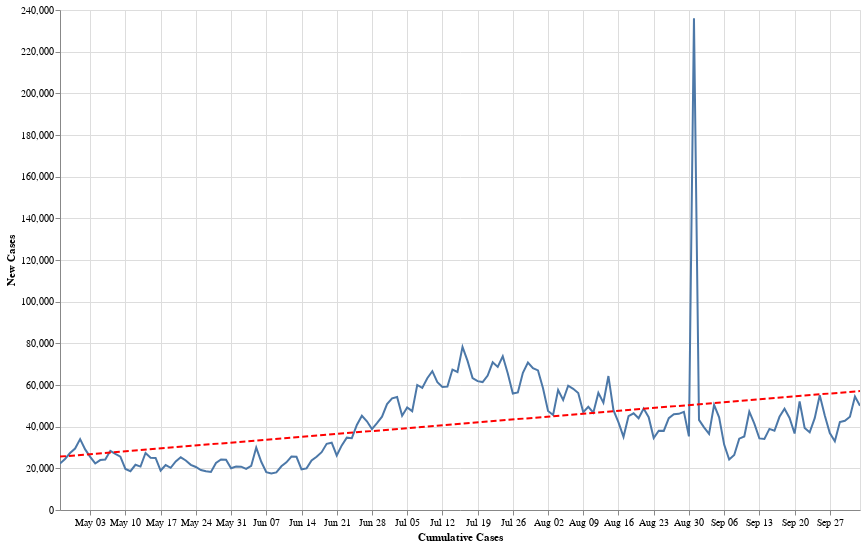

The cell this chart's notebook holds for it:
### Code cell
data = country_level
state = alt.Chart(data[data['Country'] == 'US'].sort_values('Date').tail(160)).mark_line().encode(
    alt.X('Date:T', axis=alt.Axis(title='Cumulative Cases')),
    alt.Y('Confirmed_New:Q', axis=alt.Axis(title='New Cases'))
)
reg = state.transform_regression("Date", "Confirmed_New", method="linear").mark_line(color='red', strokeDash=[6,3])
(state+reg).properties(width=800, height=500).interactive()

### Figure 1 — Vega-Lite specification as saved in the notebook (floating-point values rounded to 4 significant figures; data arrays with more than 128 entries replaced by an {"elided": "..."} marker saying what was removed)
{"config": {"view": {"continuousWidth": 400, "continuousHeight": 300}}, "layer": [{"mark": "line", "encoding": {"x": {"type": "temporal", "axis": {"title": "Cumulative Cases"}, "field": "Date"}, "y": {"type": "quantitative", "axis": {"title": "New Cases"}, "field": "Confirmed_New"}}, "selection": {"selector002": {"type": "interval", "bind": "scales", "encodings": ["x", "y"]}}}, {"mark": {"type": "line", "color": "red", "strokeDash": [6, 3]}, "encoding": {"x": {"type": "temporal", "axis": {"title": "Cumulative Cases"}, "field": "Date"}, "y": {"type": "quantitative", "axis": {"title": "New Cases"}, "field": "Confirmed_New"}}, "transform": [{"on": "Date", "regression": "Confirmed_New", "method": "linear"}]}], "data": {"name": "data-1702d0392562d127a5364da158331d59"}, "height": 500, "width": 800, "$schema": "https://vega.github.io/schema/vega-lite/v4.8.1.json", "datasets": {"data-1702d0392562d127a5364da158331d59": {"elided": "160 records"}}}
